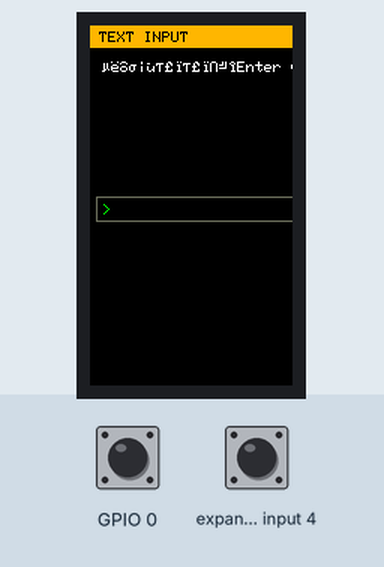
A sketch run on a simulated ESP32-S3. On the bench: 135×240 colour display. Inputs (shaded band) come from the test bench; at power-on: GPIO 0 HIGH, expander input 4 HIGH.

Above: at 0.39 s.
At 0.83 s:
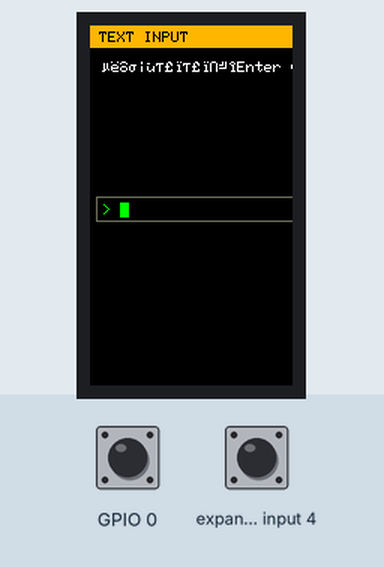

The sketch:

TextInput.ino
```cpp
// 第 03 課：鍵盤輸入框
// 打字、退格、Enter 送出。TextInput 這個 struct 之後可以直接複製去用。
#include <M5Cardputer.h>

M5Canvas canvas(&M5Cardputer.Display);

// ─────────────────────────────────────────────
// 可重複使用的輸入框元件
// ─────────────────────────────────────────────
struct TextInput {
  String value;
  size_t maxLen = 34;          // 240px 寬、6px 字寬，扣掉提示符大約放得下
  bool   changed = false;      // 這一輪內容有沒有變（用來決定要不要重畫）

  // 回傳 true 代表使用者按了 Enter
  bool poll() {
    changed = false;
    if (!M5Cardputer.Keyboard.isChange())  return false;
    if (!M5Cardputer.Keyboard.isPressed()) return false;

    auto st = M5Cardputer.Keyboard.keysState();

    for (auto c : st.word) {                    // 一般可見字元（含空白）
      if (value.length() < maxLen) { value += c; changed = true; }
    }
    if (st.del && value.length()) {             // 退格
      value.remove(value.length() - 1);
      changed = true;
    }
    if (st.tab && value.length()) {              // Tab = 整行清空
      value = "";
      changed = true;
    }
    if (st.enter) return true;                  // 送出
    return false;
  }

  String take() { String s = value; value = ""; changed = true; return s; }
};

// ─────────────────────────────────────────────
TextInput input;

const int  HIST_MAX = 6;
String     history[HIST_MAX];
int        histCount = 0;

void pushHistory(const String &s) {
  if (histCount < HIST_MAX) {
    history[histCount++] = s;
  } else {
    for (int i = 0; i < HIST_MAX - 1; i++) history[i] = history[i + 1];
    history[HIST_MAX - 1] = s;
  }
}

void render() {
  canvas.fillSprite(TFT_BLACK);

  canvas.fillRect(0, 0, 240, 15, TFT_ORANGE);   // 標題列
  canvas.setTextColor(TFT_BLACK);
  canvas.setTextSize(1);
  canvas.drawString("TEXT INPUT", 6, 4);
  canvas.drawString(String(input.value.length()) + "/" + String(input.maxLen), 190, 4);

  canvas.setTextColor(TFT_WHITE);               // 送出過的內容
  for (int i = 0; i < histCount; i++) {
    canvas.drawString(history[i], 8, 24 + i * 11);
  }

  canvas.drawRect(4, 114, 232, 17, TFT_DARKGREY);   // 輸入列
  canvas.setTextColor(TFT_GREEN);
  canvas.drawString("> " + input.value, 8, 119);

  if ((millis() / 500) % 2) {                   // 每 500ms 閃一次的游標
    int x = 8 + (2 + input.value.length()) * 6;
    canvas.fillRect(x, 118, 6, 10, TFT_GREEN);
  }

  canvas.pushSprite(0, 0);
}

void setup() {
  auto cfg = M5.config();
  M5Cardputer.begin(cfg, true);          // 第二個參數 true 才會啟用鍵盤
  M5Cardputer.Display.setRotation(1);
  canvas.setColorDepth(8);
  canvas.createSprite(240, 135);
  Serial.begin(115200);
  pushHistory("打字看看，Enter 送出");
}

void loop() {
  M5Cardputer.update();

  if (input.poll()) {                    // 按了 Enter
    String line = input.take();
    if (line.length()) {
      pushHistory(line);
      Serial.printf("送出: %s\n", line.c_str());
    }
  }


  static uint32_t last = 0;
  if (millis() - last >= 33) { last = millis(); render(); }   // 30fps（游標要閃）
}
```

Measured:
- what the display in image 1 shows lasts 0.5 s, from 0.6 s to 1.1 s
